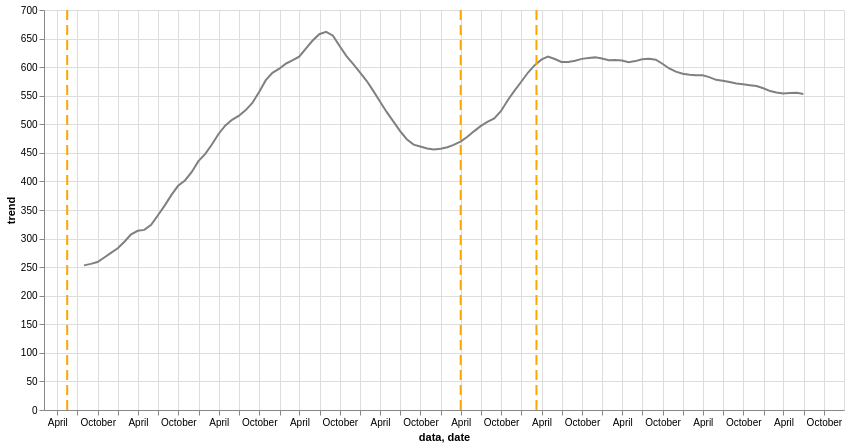

Source (Vega-Lite JSON):
### Vega-Lite specification from a JSON file in a GitHub repository (floating-point values rounded to 4 significant figures)
{"config": {"view": {"continuousWidth": 300, "continuousHeight": 300}}, "layer": [{"data": {"name": "data-cfabb0a03b7434dedc8c195bcbd9e1b1"}, "mark": {"type": "line"}, "encoding": {"color": {"value": "gray"}, "tooltip": [{"field": "data", "type": "temporal"}, {"field": "trend", "type": "quantitative"}], "x": {"field": "data", "type": "temporal"}, "y": {"field": "trend", "type": "quantitative"}}, "name": "view_10"}, {"data": {"name": "data-28e643b5db84c3df8c5375dde4be9c6c"}, "mark": {"type": "rule", "color": "orange", "strokeDash": [10, 5]}, "encoding": {"size": {"value": 2}, "tooltip": [{"field": "event", "type": "nominal"}], "x": {"field": "date", "type": "temporal"}}}], "height": 400, "params": [{"name": "param_24", "select": {"type": "interval", "encodings": ["x", "y"]}, "bind": "scales", "views": ["view_10"]}], "width": 800, "$schema": "https://vega.github.io/schema/vega-lite/v5.17.0.json", "datasets": {"data-cfabb0a03b7434dedc8c195bcbd9e1b1": [{"data": "2014-01-31T00:00:00", "trend": null}, {"data": "2014-02-28T00:00:00", "trend": null}, {"data": "2014-03-31T00:00:00", "trend": null}, {"data": "2014-04-30T00:00:00", "trend": null}, {"data": "2014-05-31T00:00:00", "trend": null}, {"data": "2014-06-30T00:00:00", "trend": null}, {"data": "2014-07-31T00:00:00", "trend": 253.1}, {"data": "2014-08-31T00:00:00", "trend": 255.7}, {"data": "2014-09-30T00:00:00", "trend": 258.9}, {"data": "2014-10-31T00:00:00", "trend": 266.9}, {"data": "2014-11-30T00:00:00", "trend": 274.9}, {"data": "2014-12-31T00:00:00", "trend": 283.0}, {"data": "2015-01-31T00:00:00", "trend": 294.9}, {"data": "2015-02-28T00:00:00", "trend": 306.9}, {"data": "2015-03-31T00:00:00", "trend": 313.6}, {"data": "2015-04-30T00:00:00", "trend": 315.2}, {"data": "2015-05-31T00:00:00", "trend": 324.0}, {"data": "2015-06-30T00:00:00", "trend": 340.5}, {"data": "2015-07-31T00:00:00", "trend": 357.8}, {"data": "2015-08-31T00:00:00", "trend": 376.5}, {"data": "2015-09-30T00:00:00", "trend": 392.3}, {"data": "2015-10-31T00:00:00", "trend": 401.7}, {"data": "2015-11-30T00:00:00", "trend": 416.2}, {"data": "2015-12-31T00:00:00", "trend": 435.5}, {"data": "2016-01-31T00:00:00", "trend": 448.1}, {"data": "2016-02-29T00:00:00", "trend": 464.2}, {"data": "2016-03-31T00:00:00", "trend": 483.0}, {"data": "2016-04-30T00:00:00", "trend": 497.5}, {"data": "2016-05-31T00:00:00", "trend": 507.8}, {"data": "2016-06-30T00:00:00", "trend": 514.5}, {"data": "2016-07-31T00:00:00", "trend": 524.4}, {"data": "2016-08-31T00:00:00", "trend": 537.3}, {"data": "2016-09-30T00:00:00", "trend": 556.2}, {"data": "2016-10-31T00:00:00", "trend": 577.2}, {"data": "2016-11-30T00:00:00", "trend": 590.0}, {"data": "2016-12-31T00:00:00", "trend": 597.2}, {"data": "2017-01-31T00:00:00", "trend": 606.4}, {"data": "2017-02-28T00:00:00", "trend": 611.7}, {"data": "2017-03-31T00:00:00", "trend": 618.4}, {"data": "2017-04-30T00:00:00", "trend": 632.3}, {"data": "2017-05-31T00:00:00", "trend": 646.6}, {"data": "2017-06-30T00:00:00", "trend": 657.6}, {"data": "2017-07-31T00:00:00", "trend": 661.7}, {"data": "2017-08-31T00:00:00", "trend": 655.0}, {"data": "2017-09-30T00:00:00", "trend": 637.0}, {"data": "2017-10-31T00:00:00", "trend": 619.4}, {"data": "2017-11-30T00:00:00", "trend": 605.5}, {"data": "2017-12-31T00:00:00", "trend": 591.0}, {"data": "2018-01-31T00:00:00", "trend": 575.7}, {"data": "2018-02-28T00:00:00", "trend": 559.3}, {"data": "2018-03-31T00:00:00", "trend": 540.5}, {"data": "2018-04-30T00:00:00", "trend": 522.1}, {"data": "2018-05-31T00:00:00", "trend": 505.1}, {"data": "2018-06-30T00:00:00", "trend": 488.5}, {"data": "2018-07-31T00:00:00", "trend": 473.8}, {"data": "2018-08-31T00:00:00", "trend": 464.4}, {"data": "2018-09-30T00:00:00", "trend": 461.2}, {"data": "2018-10-31T00:00:00", "trend": 457.8}, {"data": "2018-11-30T00:00:00", "trend": 456.1}, {"data": "2018-12-31T00:00:00", "trend": 457.3}, {"data": "2019-01-31T00:00:00", "trend": 459.8}, {"data": "2019-02-28T00:00:00", "trend": 464.0}, {"data": "2019-03-31T00:00:00", "trend": 469.6}, {"data": "2019-04-30T00:00:00", "trend": 477.6}, {"data": "2019-05-31T00:00:00", "trend": 487.6}, {"data": "2019-06-30T00:00:00", "trend": 496.8}, {"data": "2019-07-31T00:00:00", "trend": 504.3}, {"data": "2019-08-31T00:00:00", "trend": 510.3}, {"data": "2019-09-30T00:00:00", "trend": 522.9}, {"data": "2019-10-31T00:00:00", "trend": 542.0}, {"data": "2019-11-30T00:00:00", "trend": 558.4}, {"data": "2019-12-31T00:00:00", "trend": 574.5}, {"data": "2020-01-31T00:00:00", "trend": 590.6}, {"data": "2020-02-29T00:00:00", "trend": 603.1}, {"data": "2020-03-31T00:00:00", "trend": 613.1}, {"data": "2020-04-30T00:00:00", "trend": 618.5}, {"data": "2020-05-31T00:00:00", "trend": 614.2}, {"data": "2020-06-30T00:00:00", "trend": 609.1}, {"data": "2020-07-31T00:00:00", "trend": 608.9}, {"data": "2020-08-31T00:00:00", "trend": 611.2}, {"data": "2020-09-30T00:00:00", "trend": 614.5}, {"data": "2020-10-31T00:00:00", "trend": 616.1}, {"data": "2020-11-30T00:00:00", "trend": 617.1}, {"data": "2020-12-31T00:00:00", "trend": 615.2}, {"data": "2021-01-31T00:00:00", "trend": 612.0}, {"data": "2021-02-28T00:00:00", "trend": 612.7}, {"data": "2021-03-31T00:00:00", "trend": 611.8}, {"data": "2021-04-30T00:00:00", "trend": 608.5}, {"data": "2021-05-31T00:00:00", "trend": 610.6}, {"data": "2021-06-30T00:00:00", "trend": 613.9}, {"data": "2021-07-31T00:00:00", "trend": 614.7}, {"data": "2021-08-31T00:00:00", "trend": 613.1}, {"data": "2021-09-30T00:00:00", "trend": 605.9}, {"data": "2021-10-31T00:00:00", "trend": 597.7}, {"data": "2021-11-30T00:00:00", "trend": 592.1}, {"data": "2021-12-31T00:00:00", "trend": 588.3}, {"data": "2022-01-31T00:00:00", "trend": 586.5}, {"data": "2022-02-28T00:00:00", "trend": 585.8}, {"data": "2022-03-31T00:00:00", "trend": 585.8}, {"data": "2022-04-30T00:00:00", "trend": 582.5}, {"data": "2022-05-31T00:00:00", "trend": 577.8}, {"data": "2022-06-30T00:00:00", "trend": 576.1}, {"data": "2022-07-31T00:00:00", "trend": 573.9}, {"data": "2022-08-31T00:00:00", "trend": 571.4}, {"data": "2022-09-30T00:00:00", "trend": 570.1}, {"data": "2022-10-31T00:00:00", "trend": 568.5}, {"data": "2022-11-30T00:00:00", "trend": 566.9}, {"data": "2022-12-31T00:00:00", "trend": 563.0}, {"data": "2023-01-31T00:00:00", "trend": 558.1}, {"data": "2023-02-28T00:00:00", "trend": 555.6}, {"data": "2023-03-31T00:00:00", "trend": 554.1}, {"data": "2023-04-30T00:00:00", "trend": 554.9}, {"data": "2023-05-31T00:00:00", "trend": 555.2}, {"data": "2023-06-30T00:00:00", "trend": 553.1}, {"data": "2023-07-31T00:00:00", "trend": null}, {"data": "2023-08-31T00:00:00", "trend": null}, {"data": "2023-09-30T00:00:00", "trend": null}, {"data": "2023-10-31T00:00:00", "trend": null}, {"data": "2023-11-30T00:00:00", "trend": null}, {"data": "2023-12-31T00:00:00", "trend": null}], "data-28e643b5db84c3df8c5375dde4be9c6c": [{"date": "2020-03-09", "event": "Covid"}, {"date": "2019-04-01", "event": "Reddito di cittadinanza"}, {"date": "2014-05-16", "event": "Jobs Act"}]}}
